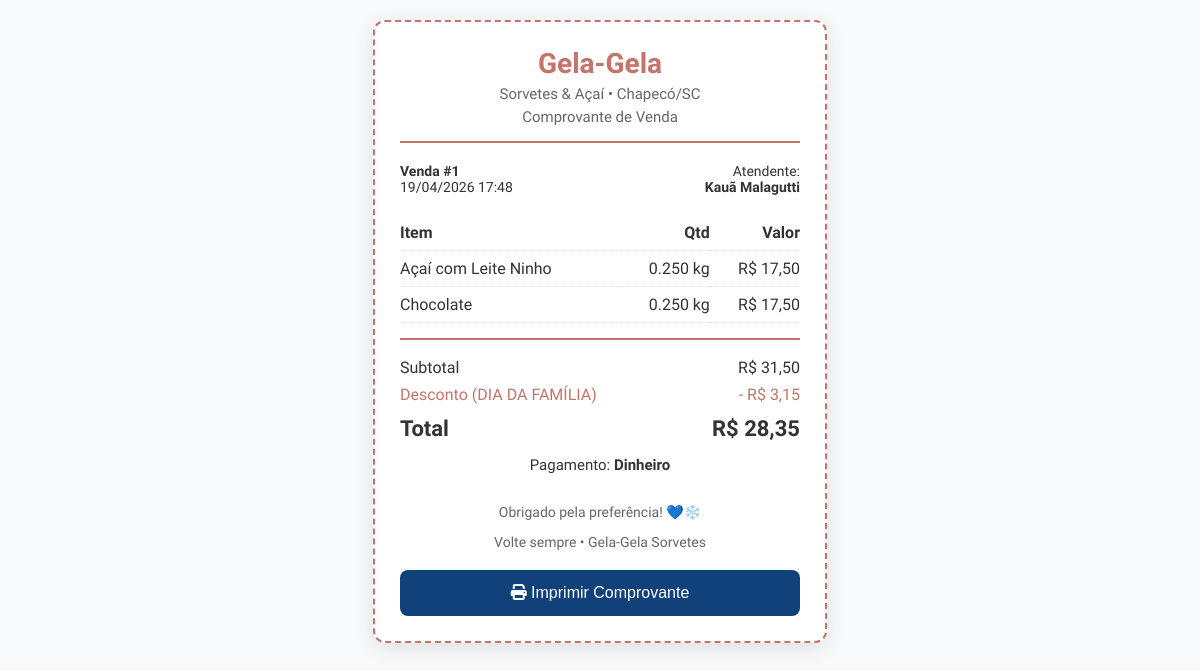
The page /public/comprovante.php?id=1 (signed in) on the database its author committed.
### tables this page shows
CREATE TABLE `vendas` (
  `venda_id` int(11) NOT NULL,
  `data_venda` datetime DEFAULT current_timestamp(),
  `usuario_id` int(11) NOT NULL,
  `peso_total` decimal(8,3) DEFAULT NULL,
  `valor_total` decimal(10,2) NOT NULL,
  `promocao_id` int(11) DEFAULT NULL,
  `desconto_aplicado` decimal(10,2) NOT NULL DEFAULT 0.00,
  `forma_pagamento` enum('Dinheiro','Cartao_Credito','Cartao_Debito','Pix') NOT NULL,
  `comprovante_gerado` tinyint(1) DEFAULT 0,
  `status` enum('Pendente','Confirmado','Em_Preparacao','Concluido','Cancelado') DEFAULT 'Confirmado'
);

CREATE TABLE `usuarios` (
  `usuario_id` int(11) NOT NULL,
  `nome` varchar(100) NOT NULL,
  `login` varchar(50) NOT NULL,
  `senha_hash` varchar(255) NOT NULL,
  `tipo` enum('Gerente','Funcionario') NOT NULL DEFAULT 'Funcionario',
  `ativo` tinyint(1) DEFAULT 1,
  `data_criacao` datetime DEFAULT current_timestamp(),
  `ultimo_acesso` datetime DEFAULT NULL
);

CREATE TABLE `itens_venda` (
  `item_venda_id` int(11) NOT NULL,
  `venda_id` int(11) NOT NULL,
  `produto_id` int(11) DEFAULT NULL,
  `sabor` varchar(100) DEFAULT NULL,
  `quantidade` decimal(8,3) NOT NULL,
  `adicionais` text DEFAULT NULL,
  `coberturas` text DEFAULT NULL,
  `valor_unitario` decimal(10,2) NOT NULL,
  `valor_total_item` decimal(10,2) GENERATED ALWAYS AS (`quantidade` * `valor_unitario`) STORED
);

CREATE TABLE `promocoes` (
  `promocao_id` int(11) NOT NULL,
  `nome` varchar(100) NOT NULL,
  `descricao` text DEFAULT NULL,
  `desconto_percentual` decimal(5,2) DEFAULT NULL,
  `desconto_valor` decimal(10,2) DEFAULT NULL,
  `data_inicio` date NOT NULL,
  `data_fim` date NOT NULL,
  `ativo` tinyint(1) DEFAULT 1,
  `criado_por` int(11) DEFAULT NULL
);

### public/comprovante.php (the view, shortened to what this page needs)
<?php
require_once '../conecta.php';
$venda_id = $_GET['id'] ?? $_SESSION['ultima_venda_id'] ?? null;
$venda_id = (int)$venda_id;
if ($_SESSION['tipo'] !== 'Gerente') {
    $stmt = $pdo->prepare("
        SELECT v.*, u.nome as atendente, p.nome as promocao_nome
        FROM vendas v
        LEFT JOIN usuarios u ON v.usuario_id = u.usuario_id
        LEFT JOIN promocoes p ON v.promocao_id = p.promocao_id
        WHERE v.venda_id = ? AND v.usuario_id = ?
    ");
    $stmt->execute([$venda_id, $_SESSION['usuario_id']]);
} else {
    $stmt = $pdo->prepare("
        SELECT v.*, u.nome as atendente, p.nome as promocao_nome
        FROM vendas v
        LEFT JOIN usuarios u ON v.usuario_id = u.usuario_id
        LEFT JOIN promocoes p ON v.promocao_id = p.promocao_id
        WHERE v.venda_id = ?
    ");
    $stmt->execute([$venda_id]);
}
$venda = $stmt->fetch();
$stmtItens = $pdo->prepare("
    SELECT * FROM itens_venda
    WHERE venda_id = ?
    ORDER BY sabor IS NULL, sabor ASC
");
$stmtItens->execute([$venda_id]);
$itens = $stmtItens->fetchAll();
?>
<!DOCTYPE html>
<html lang="pt-BR">
<head>
    <link rel="stylesheet" href="https://cdnjs.cloudflare.com/ajax/libs/font-awesome/6.5.0/css/all.min.css">
</head>
<body>
    <div class="receipt">
        <div class="header">
            <h1>Gela-Gela</h1>
            <p>Sorvetes & Açaí • Chapecó/SC</p>
            <p>Comprovante de Venda</p>
        </div>
        <div class="info">
            <div>
                <strong>Venda #<?= $venda_id ?></strong><br>
                <?= date('d/m/Y H:i', strtotime($venda['data_venda'])) ?>
            </div>
            <div style="text-align:right">
                Atendente:<br>
                <strong><?= htmlspecialchars($venda['atendente']) ?></strong>
            </div>
        </div>
        <table>
            <thead>
                <tr>
                    <th>Item</th>
                    <th style="text-align:right">Qtd</th>
                    <th style="text-align:right">Valor</th>
                </tr>
            </thead>
            <tbody>
                <?php foreach ($itens as $item): ?>
                    <tr>
                        <td>
                            <?= htmlspecialchars($item['sabor'] ?: $item['adicionais']) ?>
                        </td>
                        <td style="text-align:right">
                            <?= $item['quantidade'] > 0 ? $item['quantidade'] . ' kg' : '-' ?>
                        </td>
                        <td style="text-align:right">
                            R$ <?= number_format($item['valor_total_item'] ?? ($item['quantidade'] * $item['valor_unitario']), 2, ',', '.') ?>
                        </td>
                    </tr>
                <?php endforeach; ?>
            </tbody>
        </table>
        <div style="border-top: 2px solid #c6746a; padding-top: 10px;">
            <div style="display:flex; justify-content:space-between; margin:8px 0;">
                <span>Subtotal</span>
                <span>R$ <?= number_format($venda['valor_total'] + $venda['desconto_aplicado'], 2, ',', '.') ?></span>
            </div>
            <?php if ($venda['desconto_aplicado'] > 0): ?>
                <div style="display:flex; justify-content:space-between; margin:8px 0; color:#c6746a;">
                    <span>Desconto <?= $venda['promocao_nome'] ? '(' . htmlspecialchars($venda['promocao_nome']) . ')' : '' ?></span>
                    <span>- R$ <?= number_format($venda['desconto_aplicado'], 2, ',', '.') ?></span>
                </div>
            <?php endif; ?>
            <div class="total-line" style="display:flex; justify-content:space-between; font-size:22px; margin-top:12px;">
                <span>Total</span>
                <span>R$ <?= number_format($venda['valor_total'], 2, ',', '.') ?></span>
            </div>
            <div style="text-align:center; margin-top:15px; font-size:15px;">
                Pagamento: <strong><?= str_replace('_', ' ', $venda['forma_pagamento']) ?></strong>
            </div>
        </div>
        <div class="footer">
            <p>Obrigado pela preferência! 💙❄️</p>
            <p>Volte sempre • Gela-Gela Sorvetes</p>
        </div>
        <button onclick="window.print()" class="btn-print">
            <i class="fa-solid fa-print"></i> Imprimir Comprovante
        </button>
    </div>
</body>
</html>

### public/comprovante.php (style rules this page uses)
body { font-family: 'Segoe UI', Tahoma, Geneva, Verdana, sans-serif; margin: 0; padding: 20px; background: #f8f9fa; color: #333; }
.receipt { max-width: 400px; margin: 0 auto; background: white; padding: 25px; border: 2px dashed #c6746a; border-radius: 12px; box-shadow: 0 5px 20px rgba(0, 0, 0, 0.1); }
.header { text-align: center; border-bottom: 2px solid #c6746a; padding-bottom: 15px; margin-bottom: 20px; }
.header h1 { margin: 0; color: #c6746a; font-size: 28px; }
.header p { margin: 5px 0 0; font-size: 15px; color: #666; }
.info { display: flex; justify-content: space-between; font-size: 14px; margin-bottom: 20px; }
table { width: 100%; border-collapse: collapse; margin: 15px 0; }
th, td { padding: 8px 0; text-align: left; border-bottom: 1px dotted #ddd; }
.total-line { font-weight: 700; font-size: 18px; }
.footer { text-align: center; margin-top: 30px; font-size: 14px; color: #666; }
.btn-print { display: block; width: 100%; padding: 14px; background: #11417b; color: white; border: none; border-radius: 8px; font-size: 16px; cursor: pointer; margin-top: 20px; }

### rows shown on the page
vendas: data_venda "19/04/2026 17:48", usuario.nome "Kauã Malagutti", $venda['valor_total'] + $venda['desconto_aplicado'] "31,50", promocao.nome "DIA DA FAMÍLIA", desconto_aplicado "3,15", valor_total "28,35", forma_pagamento "Dinheiro"
itens_venda: sabor "Açaí com Leite Ninho", quantidade "0.250", valor_total_item "17,50"
itens_venda: sabor "Chocolate", quantidade "0.250", valor_total_item "17,50"

### other values the page prints
$venda_id "1"
